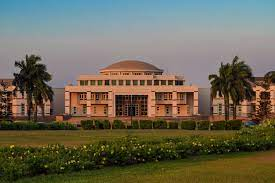
#> input picture campus.jpg, 275 x 183 px, found by its file name
$ python blur.py
#> lines starting #> are read from the running program, lines starting #| are printed output that depends on the picture
import numpy as np
import cv2
import os

src_path = r"C:\\Users\\asus\\Desktop\\CNNProject\\Resources\\Weeks12\\campus.jpg"

og_image = cv2.imread(src_path, cv2.IMREAD_COLOR)
#> og_image is the input picture: shape (183, 275, 3); mean B, G, R 85.5, 102.6, 108.1

#as we move from 0 to 255 we go from darker to brighter shade
print(og_image.shape)  #shows the shape of capture vector as row x col
#| (183, 275, 3)
print(og_image)        #shows the pixel intensity in grayscale (0-255)
#> (printed output is left out)

#divide by 25 to normalize the values because we had 25 items
kernel = np.ones((5, 5))/25

#-1 means the blur capture depth is same as og capture depth
blur_image = cv2.filter2D(og_image, -1, kernel)
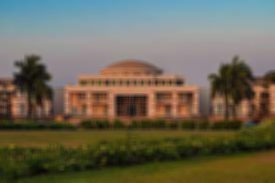
#> blur_image: shape (183, 275, 3); mean B, G, R 85.5, 102.6, 108.1

#gaussian blur is used to reduce the noise in the input

cv2.imshow('Original_Image', og_image)

cv2.imshow('Blurred_Image', blur_image)
cv2.waitKey(0)
cv2.destroyAllWindows()
